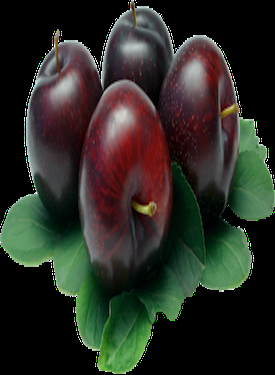
#> input picture images/plum.png, 275 x 375 px, found by its file name
$ python filtering.py
#> lines starting #> are read from the running program, lines starting #| are printed output that depends on the picture; after the words box and inside, x2 and y2 are one past the last pixel; in counts of white or black regions, pixels touching at a corner belong together
import cv2
import numpy as np


plum = cv2.imread('plum.png')
#> plum is the input picture: shape (375, 275, 3); mean B, G, R 36.2, 44.1, 42.7

# while True:
hsv = cv2.cvtColor(plum, cv2.COLOR_BGR2HSV)
#> hsv: shape (375, 275, 3); mean H, S, V 61.5, 70, 53.4

lower_red = np.array([30, 150, 50])
upper_red = np.array([255, 255, 180])

mask = cv2.inRange(hsv, lower_red, upper_red)
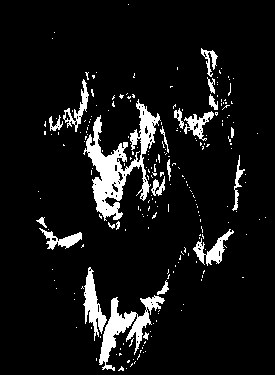
#> mask: shape (375, 275); 8.4% white; 227 white regions (205 under 20 px), largest, box (x1, y1, x2, y2) and area: (83, 99, 161, 221) 3012, (99, 295, 165, 371) 1512, (83, 267, 107, 341) 727
res = cv2.bitwise_and(plum, plum, mask=mask)
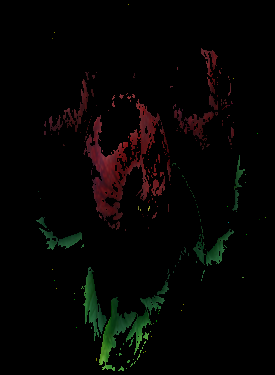
#> res: shape (375, 275, 3); mean B, G, R 2.8, 4.1, 5.1

cv2.imshow('plum', plum)
cv2.waitKey(0)
cv2.destroyAllWindows()

$ run again, with images/mango.png copied over images/plum.png
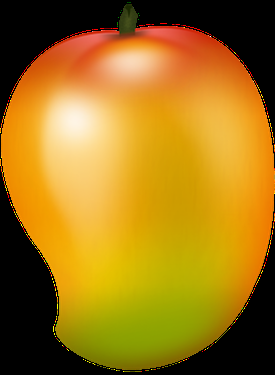
#> input picture images/mango.png, 275 x 375 px, found by its file name
#> plum is the input picture: shape (375, 275, 3); mean B, G, R 23.7, 116.3, 158.5
#> hsv: shape (375, 275, 3); mean H, S, V 15.2, 160.3, 159.3
#> `mask = cv2.inRange(hsv, lower_red, upper_red)`:
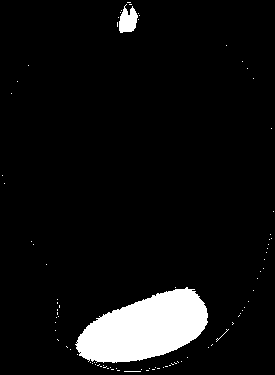
#> mask: shape (375, 275); 6.8% white; 87 white regions (85 under 20 px), largest, box (x1, y1, x2, y2) and area: (75, 287, 208, 363) 6533, (119, 4, 138, 33) 365
#> `res = cv2.bitwise_and(plum, plum, mask=mask)`:
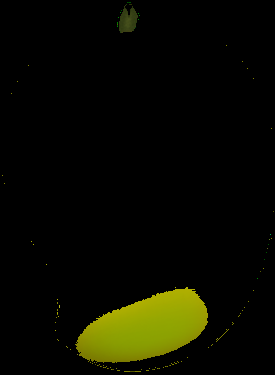
#> res: shape (375, 275, 3); mean B, G, R 0.2, 10.4, 9.7
